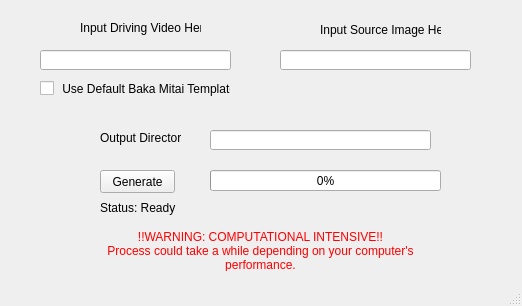
<?xml version="1.0" encoding="UTF-8"?>
<ui version="4.0">
 <class>MainWindow</class>
 <widget class="QMainWindow" name="MainWindow">
  <property name="geometry">
   <rect>
    <x>0</x>
    <y>0</y>
    <width>522</width>
    <height>306</height>
   </rect>
  </property>
  <property name="minimumSize">
   <size>
    <width>522</width>
    <height>306</height>
   </size>
  </property>
  <property name="windowTitle">
   <string>Baka Mitai Generator</string>
  </property>
  <widget class="QWidget" name="centralwidget">
   <widget class="QPushButton" name="generateButton">
    <property name="geometry">
     <rect>
      <x>100</x>
      <y>170</y>
      <width>75</width>
      <height>23</height>
     </rect>
    </property>
    <property name="text">
     <string>Generate</string>
    </property>
   </widget>
   <widget class="QLabel" name="drivingVideoLabel">
    <property name="geometry">
     <rect>
      <x>80</x>
      <y>20</y>
      <width>121</width>
      <height>16</height>
     </rect>
    </property>
    <property name="text">
     <string>Input Driving Video Here</string>
    </property>
   </widget>
   <widget class="QLineEdit" name="drivingVideoInput">
    <property name="geometry">
     <rect>
      <x>40</x>
      <y>50</y>
      <width>191</width>
      <height>20</height>
     </rect>
    </property>
   </widget>
   <widget class="QLabel" name="sourceImageLabel">
    <property name="geometry">
     <rect>
      <x>320</x>
      <y>20</y>
      <width>121</width>
      <height>20</height>
     </rect>
    </property>
    <property name="text">
     <string>Input Source Image Here</string>
    </property>
   </widget>
   <widget class="QLineEdit" name="sourceImageInput">
    <property name="geometry">
     <rect>
      <x>280</x>
      <y>50</y>
      <width>191</width>
      <height>20</height>
     </rect>
    </property>
   </widget>
   <widget class="QProgressBar" name="generateProgressBar">
    <property name="enabled">
     <bool>true</bool>
    </property>
    <property name="geometry">
     <rect>
      <x>210</x>
      <y>170</y>
      <width>231</width>
      <height>21</height>
     </rect>
    </property>
    <property name="value">
     <number>0</number>
    </property>
   </widget>
   <widget class="QLabel" name="outputDirLabel">
    <property name="geometry">
     <rect>
      <x>100</x>
      <y>130</y>
      <width>81</width>
      <height>16</height>
     </rect>
    </property>
    <property name="text">
     <string>Output Directory</string>
    </property>
   </widget>
   <widget class="QLineEdit" name="outputDirInput">
    <property name="geometry">
     <rect>
      <x>210</x>
      <y>130</y>
      <width>221</width>
      <height>20</height>
     </rect>
    </property>
   </widget>
   <widget class="QCheckBox" name="defaultDrivingCheckbox">
    <property name="geometry">
     <rect>
      <x>40</x>
      <y>80</y>
      <width>191</width>
      <height>17</height>
     </rect>
    </property>
    <property name="text">
     <string> Use Default Baka Mitai Template</string>
    </property>
   </widget>
   <widget class="QLabel" name="warningLabel">
    <property name="geometry">
     <rect>
      <x>90</x>
      <y>230</y>
      <width>341</width>
      <height>41</height>
     </rect>
    </property>
    <property name="palette">
     <palette>
      <active>
       <colorrole role="WindowText">
        <brush brushstyle="SolidPattern">
         <color alpha="255">
          <red>255</red>
          <green>0</green>
          <blue>0</blue>
         </color>
        </brush>
       </colorrole>
      </active>
      <inactive>
       <colorrole role="WindowText">
        <brush brushstyle="SolidPattern">
         <color alpha="255">
          <red>255</red>
          <green>0</green>
          <blue>0</blue>
         </color>
        </brush>
       </colorrole>
      </inactive>
      <disabled>
       <colorrole role="WindowText">
        <brush brushstyle="SolidPattern">
         <color alpha="255">
          <red>120</red>
          <green>120</green>
          <blue>120</blue>
         </color>
        </brush>
       </colorrole>
      </disabled>
     </palette>
    </property>
    <property name="text">
     <string>!!WARNING: COMPUTATIONAL INTENSIVE!! 
Process could take a while depending on your computer's performance.</string>
    </property>
    <property name="alignment">
     <set>Qt::AlignCenter</set>
    </property>
    <property name="wordWrap">
     <bool>true</bool>
    </property>
   </widget>
   <widget class="QLabel" name="statusIndicatorLabel">
    <property name="geometry">
     <rect>
      <x>100</x>
      <y>200</y>
      <width>311</width>
      <height>16</height>
     </rect>
    </property>
    <property name="text">
     <string>Status: Ready</string>
    </property>
    <property name="wordWrap">
     <bool>true</bool>
    </property>
   </widget>
  </widget>
  <widget class="QMenuBar" name="menubar">
   <property name="geometry">
    <rect>
     <x>0</x>
     <y>0</y>
     <width>522</width>
     <height>21</height>
    </rect>
   </property>
  </widget>
  <widget class="QStatusBar" name="statusbar"/>
 </widget>
 <resources/>
 <connections/>
 <slots>
  <slot>startGenerating()</slot>
 </slots>
</ui>
